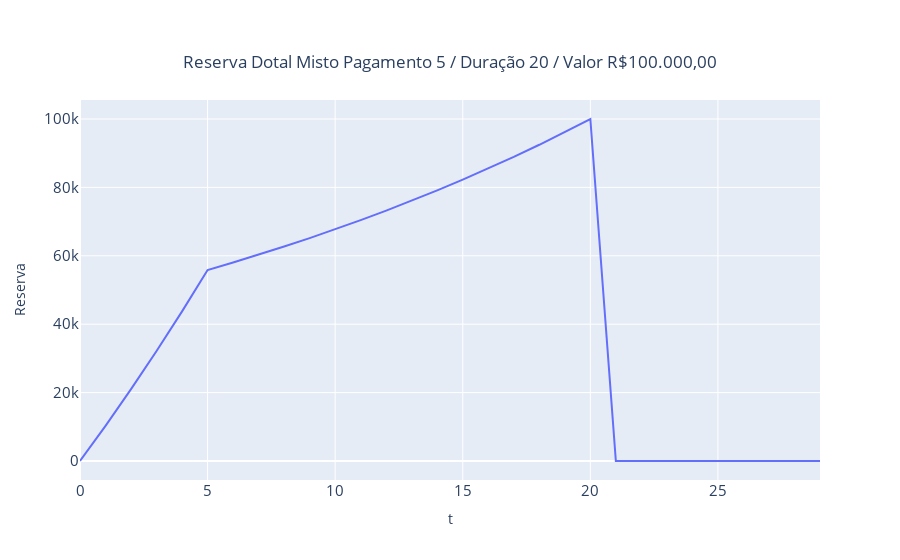

The code cell stored with this chart in its notebook:
### Code cell
fig = go.Figure()

b.gen_commutations(0.04)
b.calc_premium(age=30, dif_benef=0, 
             term_benef=20, dif_pay=0, 
             term_pay=5, antecip_pay=False, prod='D')
t_ = []
prosp = []
for t in range(0,100):
    try:
        prosp.append(b.calc_reserves(t)*value)
        t_.append(t)
    except:
        pass
    
fig.add_trace(go.Scatter(x=np.array(t_[:30]), y=np.array(prosp[:30]),
                              mode='lines'))
title = "Reserva Dotal Misto Pagamento 5 / Duração 20 / Valor R$100.000,00"
    
fig.update_layout(title={'text':title,
                              'y':0.9,
                              'x':0.5,
                             'xanchor': 'center',
                             'yanchor': 'top'},
                      xaxis_title='t',
                      yaxis_title='Reserva', 
                      legend_orientation="h",
                      legend=dict(x=0.25, y=-0.15,
                                  font=dict(
                                  family="arial",
                                  size=15,
                                  color="black"
                      )))
fig.update_xaxes(tickfont = dict(size=15))
fig.update_yaxes(tickfont = dict(size=15))

### Figure 1 — Plotly figure (JSON) as saved in the notebook; plotly's stock layout.template omitted (floating-point values rounded to 4 significant figures)
{"data": [{"mode": "lines", "type": "scatter", "x": [0, 1, 2, 3, 4, 5, 6, 7, 8, 9, 10, 11, 12, 13, 14, 15, 16, 17, 18, 19, 20, 21, 22, 23, 24, 25, 26, 27, 28, 29], "y": [0, 10290.0, 21000.0, 32150.0, 43750.0, 55830.0, 58030.0, 60320.0, 62700.0, 65180.0, 67760.0, 70440.0, 73220.0, 76120.0, 79130.0, 82270.0, 85530.0, 88930.0, 92470.0, 96150.0, 100000, 0, 0, 0, 0, 0, 0, 0, 0, 0]}], "layout": {"legend": {"font": {"color": "black", "family": "arial", "size": 15}, "orientation": "h", "x": 0.25, "y": -0.15}, "title": {"text": "Reserva Dotal Misto Pagamento 5 / Duração 20 / Valor R$100.000,00", "x": 0.5, "xanchor": "center", "y": 0.9, "yanchor": "top"}, "xaxis": {"tickfont": {"size": 15}, "title": {"text": "t"}}, "yaxis": {"tickfont": {"size": 15}, "title": {"text": "Reserva"}}}}
